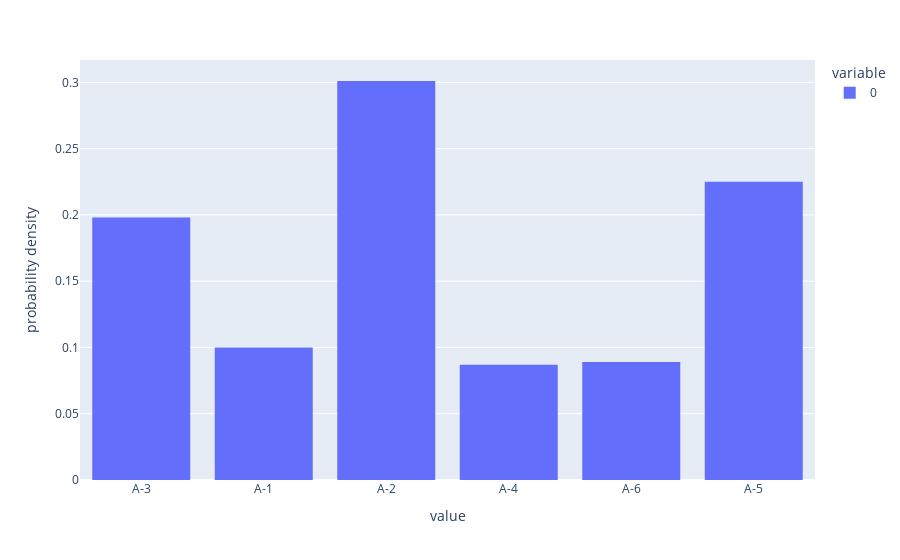

Write notebook code for a chart like this one.
### Markdown cell above
## 1° Construction de nos objets

### Code cell
class walkerTable():
    def __init__(self, distribution : (float), distribution_values : tuple):
        """construction de la table de walker.
        Distribution est un tuple qui contient notre distribution de probablité.
        Distribution_values est un tuple qui contient les valeurs associées a notre distribution de probablité."""

        assert len(distribution) == len(distribution_values), "Tuples de tailles differentes. \n" + str(len(distribution)) + "x" + str(len(distribution_values)) #verification d'usage. Il doit y avoir autant de valeurs que le cardinal de notre distribution.
        self.distribution_values = distribution_values
        self.distribution = distribution
        self.n = len(self.distribution)
        #dictionnaire de distributions. 
        self.dt_01 = dict(zip([i for i in range(self.n)],
                             [
                                 [self.distribution_values[k],
                              self.distribution[k]] for k in range(self.n)]
                             )
                         )
        #dictionnaire des distributions compilées.
        self.dt_02 = dict(zip([i for i in range(self.n)],
                             [
                                 [] for k in range(self.n)]
                             )
                         )
        H = [] #Cela doit etre une liste temporaire. Liste des distribution superieures a la moyenne.
        L = [] #Cela doit etre une liste temporaire. Liste des distribution inferieures a la moyenne.
        for k in range(self.n):
            var = self.distribution[k]*self.n
            if var < 1:
                L.append(k)
            elif var > 1:
                H.append(k)
        #Listes H et L remplies.
        while (H != []) and (L != []):
            up = H[0] #indice de la premiere distribution superieure a la moyenne.
            low = L[0] #indice de la premiere distribution superieure a la moyenne.
            self.dt_01[up][1] = self.dt_01[up][1] - (1/self.n - self.dt_01[low][1])
            self.dt_02[low].append(self.dt_01[up][0]) #on rajoute la valeur de la distribution compilée
            self.dt_02[low].append((1/self.n - self.dt_01[low][1])) #on rajoute sa probabilité
            L.pop(0) #La sortie de low de la liste L est certaine, mais celle de up ne l'est pas.
            if (self.dt_01[up][1]*self.n < 1):
                L.append(up)
                H.pop(0)
            elif (self.dt_01[up][1]*self.n == 1):
                H.pop(0)
            pass
    def __repr__(self):
        return "[Table de Walker] : \n" + "|" + "|".join([elt[0] + " : " + str(elt[1] + 0.0000000001)[:4] for elt in self.dt_01.values()]) + "|" + "\n" + "|" + "|".join([self.dt_02[key][0] + " : " + str(self.dt_02[key][1] + 0.0000000001)[:4] if self.dt_02[key] != [] else " "*(7 + len(self.dt_01[key][0])) for key in self.dt_02.keys()]) + "|" 
    def __str__(self):
        return "[Table de Walker] : \n" + "|" + "|".join([elt[0] + " : " + str(elt[1] + 0.0000000001)[:4] for elt in self.dt_01.values()]) + "|" + "\n" + "|" + "|".join([self.dt_02[key][0] + " : " + str(self.dt_02[key][1] + 0.0000000001)[:4] if self.dt_02[key] != [] else " "*(7 + len(self.dt_01[key][0])) for key in self.dt_02.keys()]) + "|"
    def run(self):
        """Simulation de la distribution de probabilité a support fini"""
        U = rd.random() #Loi uniforme sur [0,1]
        var = int(U*self.n) #Partie entiere d'une loi uniforme sur [|0,n-1|]
        #Loi de bernoulli
        if (self.dt_02[var] == []) or ((U*self.n - var) <= self.dt_01[var][1]*self.n):
            return self.dt_01[var][0]
        else:
            return self.dt_02[var][0]
    def empiricLikelihood(self, n=1000):
        """Affiche l'histogramme de notre distribution pour n simmulation"""
        assert n != 0, "distribution non spécifiée"
        fig = px.histogram([self.run() for k in range(n)], histnorm='probability density')
        fig.show()
test = walkerTable((0.1,0.3,0.2,0.1,0.2,0.1),("A-1","A-2","A-3","A-4","A-5","A-6"))
print(test)
test.empiricLikelihood()

### Figure 1 — Plotly figure (JSON) as saved in the notebook; plotly's stock layout.template omitted (floating-point values rounded to 4 significant figures; data arrays with more than 128 entries replaced by an {"elided": "..."} marker saying what was removed)
{"data": [{"bingroup": "x", "histnorm": "probability density", "hovertemplate": "variable=0<br>value=%{x}<br>probability density=%{y}<extra></extra>", "legendgroup": "0", "marker": {"color": "#636efa", "pattern": {"shape": ""}}, "name": "0", "orientation": "v", "showlegend": true, "type": "histogram", "x": {"elided": "1000 str values"}, "xaxis": "x", "yaxis": "y"}], "layout": {"barmode": "relative", "legend": {"title": {"text": "variable"}, "tracegroupgap": 0}, "margin": {"t": 60}, "xaxis": {"anchor": "y", "domain": [0, 1], "title": {"text": "value"}}, "yaxis": {"anchor": "x", "domain": [0, 1], "title": {"text": "probability density"}}}}
